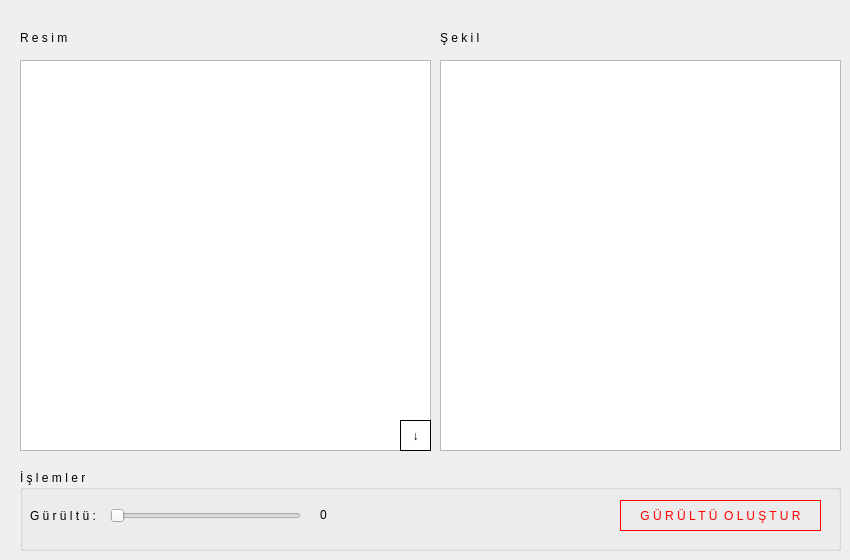
    <widget class="QWidget" name="tab_performence">
     <attribute name="title">
      <string>G Ü R Ü L T Ü</string>
     </attribute>
     <widget class="QGraphicsView" name="img_gurultu_sonuc">
      <property name="geometry">
       <rect>
        <x>440</x>
        <y>60</y>
        <width>401</width>
        <height>391</height>
       </rect>
      </property>
      <property name="verticalScrollBarPolicy">
       <enum>Qt::ScrollBarAlwaysOff</enum>
      </property>
      <property name="horizontalScrollBarPolicy">
       <enum>Qt::ScrollBarAlwaysOff</enum>
      </property>
     </widget>
     <widget class="QLabel" name="label_12">
      <property name="geometry">
       <rect>
        <x>440</x>
        <y>30</y>
        <width>101</width>
        <height>16</height>
       </rect>
      </property>
      <property name="text">
       <string>Ş e k i l</string>
      </property>
     </widget>
     <widget class="QLabel" name="label_13">
      <property name="geometry">
       <rect>
        <x>20</x>
        <y>30</y>
        <width>101</width>
        <height>16</height>
       </rect>
      </property>
      <property name="text">
       <string>R e s i m</string>
      </property>
     </widget>
     <widget class="QGraphicsView" name="img_gurultu_orjinal">
      <property name="geometry">
       <rect>
        <x>20</x>
        <y>60</y>
        <width>411</width>
        <height>391</height>
       </rect>
      </property>
      <property name="verticalScrollBarPolicy">
       <enum>Qt::ScrollBarAlwaysOff</enum>
      </property>
      <property name="horizontalScrollBarPolicy">
       <enum>Qt::ScrollBarAlwaysOff</enum>
      </property>
     </widget>
     <widget class="QGroupBox" name="groupBox_6">
      <property name="geometry">
       <rect>
        <x>20</x>
        <y>470</y>
        <width>821</width>
        <height>81</height>
       </rect>
      </property>
      <property name="title">
       <string>İ ş l e m l e r</string>
      </property>
      <widget class="QPushButton" name="btn_gurultu_olustur">
       <property name="geometry">
        <rect>
         <x>600</x>
         <y>30</y>
         <width>201</width>
         <height>31</height>
        </rect>
       </property>
       <property name="styleSheet">
        <string notr="true">QPushButton
{
border: 1px solid red;
color:red;

}

QPushButton:hover
{
   background-color:rgb(250, 250, 250);
}</string>
       </property>
       <property name="text">
        <string>G Ü R Ü L T Ü  O L U Ş T U R</string>
       </property>
      </widget>
      <widget class="QLabel" name="label_39">
       <property name="geometry">
        <rect>
         <x>10</x>
         <y>30</y>
         <width>71</width>
         <height>31</height>
        </rect>
       </property>
       <property name="text">
        <string>G ü r ü l t ü :</string>
       </property>
      </widget>
      <widget class="QSlider" name="trackBar_gurultu">
       <property name="geometry">
        <rect>
         <x>90</x>
         <y>30</y>
         <width>191</width>
         <height>31</height>
        </rect>
       </property>
       <property name="maximum">
        <number>100</number>
       </property>
       <property name="orientation">
        <enum>Qt::Horizontal</enum>
       </property>
      </widget>
      <widget class="QLabel" name="lbl_gurultu_oran">
       <property name="geometry">
        <rect>
         <x>300</x>
         <y>34</y>
         <width>71</width>
         <height>21</height>
        </rect>
       </property>
       <property name="text">
        <string>0</string>
       </property>
      </widget>
     </widget>
     <widget class="QPushButton" name="btn_gurultu_yukle">
      <property name="geometry">
       <rect>
        <x>400</x>
        <y>420</y>
        <width>31</width>
        <height>31</height>
       </rect>
      </property>
      <property name="styleSheet">
       <string notr="true">QPushButton
{
	border: 1px solid black;
}

QPushButton:hover
{
   background-color:rgb(250, 250, 250);
}</string>
      </property>
      <property name="text">
       <string>↓</string>
      </property>
     </widget>
    </widget>
